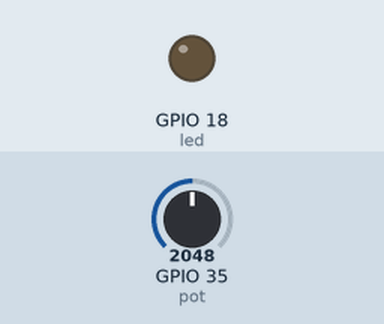
Recording of a program running on a simulated ESP32 board running MicroPython. On the bench: output pins drawn as LEDs (lit = HIGH). Inputs (shaded band) come from the test bench; at power-on: GPIO 35 (pot) = 2048 (analog values on the 0–4095 scale).

Above: at 1.2 s.
1.3 s: GPIO 35 (pot) set to 2866
At 1.7 s:
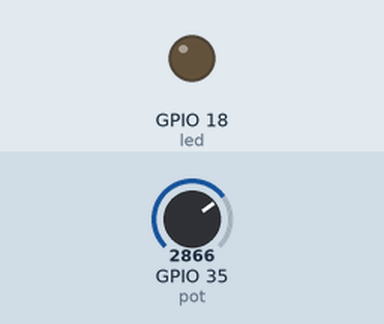
4.6 s: GPIO 35 (pot) set to 2047
At 10.4 s:
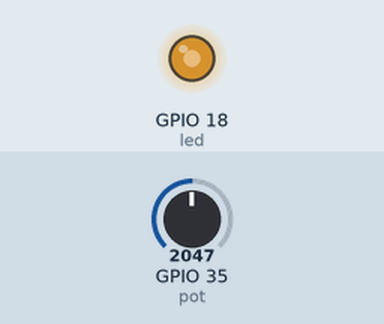
Timing chart, 0 to 10.3 s (numbered marks = the images above; inputs shaded):
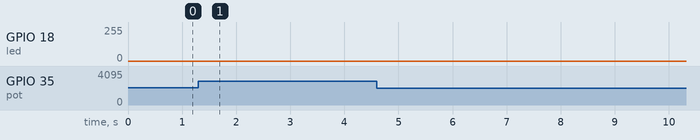

The program:

pwm_pot_control.py
```python
from machine import Pin, ADC, PWM
from time import sleep_us

# Pin configuration
led_pin = 18
pot_pin = 35

# Initialize PWM for LED
led = PWM(Pin(led_pin), freq=1000, duty=0)

# Initialize ADC for potentiometer
pot = ADC(Pin(pot_pin))
pot.atten(ADC.ATTN_11DB)  # Full range: 0-3.3V
pot.width(ADC.WIDTH_10BIT)  # 10-bit resolution (0-1023)

# Constants for fading time
MIN_FADE_TIME = 50  # in microseconds
MAX_FADE_TIME = 500  # in microseconds

while True:
    # Read potentiometer value
    pot_value = pot.read()

    # Map potentiometer value to fading time
    fade_time = int(MIN_FADE_TIME + (pot_value / 1023) * (MAX_FADE_TIME - MIN_FADE_TIME))

    # LED fading logic
    for duty in range(0, 1024):  # Fade in
        led.duty(duty)
        sleep_us(fade_time)

    for duty in range(1023, -1, -1):  # Fade out
        led.duty(duty)
        sleep_us(fade_time)
```

Measured:
- after the input at 1.3 s, GPIO 18 (led): stays 0/255 (without the input it goes to 235/255 after 1.4 s)
